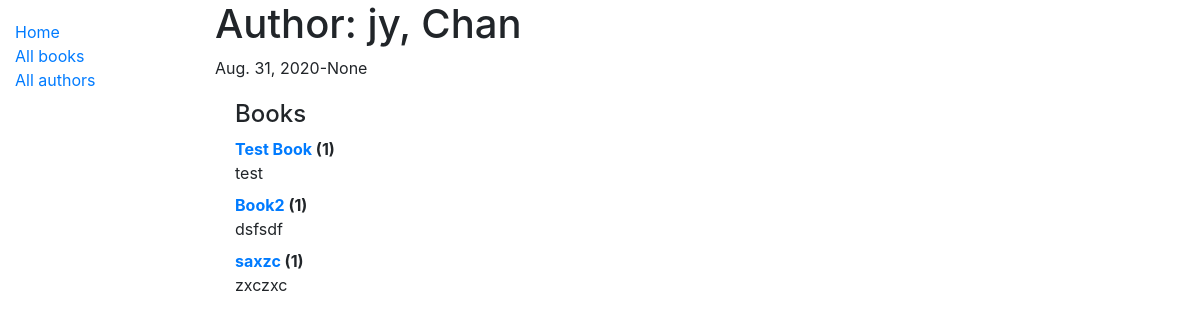
Page /catalog/authors/1 on the committed database.
### catalog/models.py (models this page shows, shortened)
class Author(models.Model):
    first_name = models.CharField(max_length=100)
    last_name = models.CharField(max_length=100)
    date_of_birth = models.DateField(null=True, blank=True)
    date_of_death = models.DateField('died', null=True, blank=True)
    def __str__(self):
        return '{0}, {1}'.format(self.last_name, self.first_name)

class Book(models.Model):
    title = models.CharField(max_length=200)
    author = models.ForeignKey(Author, on_delete=models.SET_NULL, null=True)
    summary = models.TextField(max_length=1000, help_text="Enter a brief description of the book")
    isbn = models.CharField('ISBN', max_length=13,
                            help_text='13 Character <a href="https://www.isbn-international.org/content/what-isbn'
                                      '">ISBN number</a>')
    genre = models.ManyToManyField(Genre, help_text="Select a genre for this book")
    def display_genre(self):
        """Creates a string for the Genre. This is required to display genre in Admin."""
        return ', '.join([genre.name for genre in self.genre.all()[:3]])
    display_genre.short_description = 'Genre'
    def __str__(self):
        return self.title

### catalog/views.py (the view, shortened to what this page needs)
# urls.py: path('authors/<int:pk>', views.AuthorDetailView.as_view(), name='author-detail'),
class AuthorDetailView(generic.DetailView):
    model = Author

### catalog/templates/catalog/author_detail.html
{% extends "base_generic.html" %}
{% block content %}
  <h1>Author: {{ author }}</h1>
  <p>{{author.date_of_birth}}-{{author.date_of_death}}</p>
  <div style="margin-left:20px;margin-top:20px">
    <h4>Books</h4>
  <dl>
  {% for book in author.book_set.all %}
    <dt><a href="{% url 'book-detail' book.pk %}">{{book}}</a> ({{book.bookinstance_set.all.count}})</dt>
    <dd>{{book.summary}}</dd>
  {% endfor %}
  </dl>
{% endblock %}

### catalog/templates/base_generic.html (shortened to what this page needs)
<!DOCTYPE html>
<html lang="en">
<head>
  <link rel="stylesheet" href="https://stackpath.bootstrapcdn.com/bootstrap/4.1.3/css/bootstrap.min.css">
  {% load static %}
  <link rel="stylesheet" href="{% static 'css/styles.css' %}">
</head>
<body>
  <div class="container-fluid">
    <div class="row">
      <div class="col-sm-2">
      {% block sidebar %}
      <ul class="sidebar-nav">
        <li><a href="{% url 'index' %}">Home</a></li>
        <li><a href="{% url 'books' %}">All books</a></li>
        <li><a href="{% url 'authors' %}">All authors</a></li>
      </ul>
     {% endblock %}
      </div>
      <div class="col-sm-10 ">
      {% block content %}{% endblock %}
      </div>
    </div>
  </div>
</body>
</html>

### catalog/static/css/styles.css (style rules this page uses)
.sidebar-nav { margin-top: 20px; padding: 0; list-style: none; }

### rows in the picture
Author: last_name+first_name "jy, Chan", date_of_birth "Aug. 31, 2020", date_of_death "None"
Book: title "Test Book", bookinstance_set.all.count "1", summary "test"
Book: title "Book2", bookinstance_set.all.count "1", summary "dsfsdf"
Book: title "saxzc", bookinstance_set.all.count "1", summary "zxczxc"
